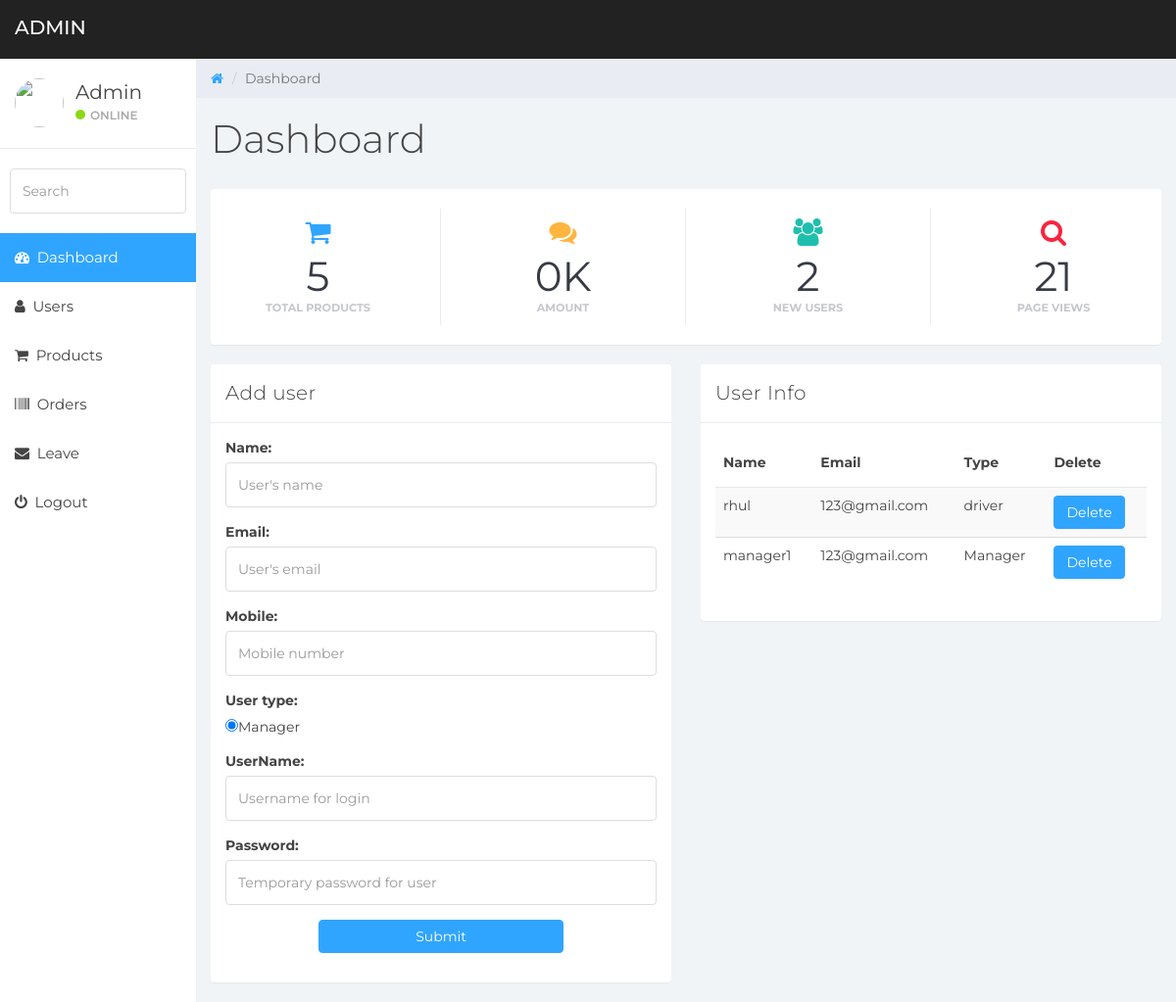
The app's page /devasom/devasom/admin/users.php with its own data.
### tables this page shows
CREATE TABLE IF NOT EXISTS `views` (
  `views` int(11) DEFAULT NULL
);

CREATE TABLE IF NOT EXISTS `employee` (
  `id` int(11) NOT NULL AUTO_INCREMENT,
  `name` text,
  `email` text,
  `mobile` text,
  `username` text,
  `password` text,
  `type` text,
  PRIMARY KEY (`id`)
);

### devasom/devasom/admin/users.php (the view, shortened to what this page needs)
<!DOCTYPE html>
<html>
<head>
	<link href="css/bootstrap.min.css" rel="stylesheet">
	<link href="css/font-awesome.min.css" rel="stylesheet">
	<link href="css/datepicker3.css" rel="stylesheet">
	<link href="css/styles.css" rel="stylesheet">
</head>
<body>
	<nav class="navbar navbar-custom navbar-fixed-top" role="navigation">
		<div class="container-fluid">
			<div class="navbar-header">
				<a class="navbar-brand" href="#"><span></span>Admin</a>
			</div>
		</div>
	</nav>
		<?php
			include('sidebar.php');
		?>
	<div class="col-sm-9 col-sm-offset-3 col-lg-10 col-lg-offset-2 main">
		<div class="row">
			<ol class="breadcrumb">
				<li><a href="#">
					<em class="fa fa-home"></em>
				</a></li>
				<li class="active">Dashboard</li>
			</ol>
		</div>
		<div class="row">
			<div class="col-lg-12">
				<h1 class="page-header">Dashboard</h1>
			</div>
		</div>
		<div class="panel panel-container">
		<?php
			require('details.php');
		?>
		</div>
		<div class="row">
			<div class="col-md-6">
				<div class="panel panel-default">
					<div class="panel-heading">Add user</div>
						<div class="panel-body">
						<form action="adduser.php" method="POST">
							<div class="form-group">
								<label>Name:</label>
							<input type="text" class="form-control" placeholder="User's name" name="uname" required id="uname">
							</div>
							<div class="form-group">
								<label>Email:</label>
							<input type="email" class="form-control" placeholder="User's email" name="uemail" required id="uemail">
							</div>
							<div class="form-group">
								<label>Mobile:</label>
						<input type="text" class="form-control" placeholder="Mobile number" name="umobile" required id="umobile">
							</div>
								<div class="form-group">
								<label>User type:</label><br>
								<input type="radio" name="utype" value="Manager"checked="true" >Manager
							</div>
						<div class="form-group">
								<label>UserName:</label>
						<input type="text" class="form-control" placeholder="Username for login" name="uusername" required id="uusername">
							</div>
							<div class="form-group">
								<label>Password:</label>
						<input type="text" class="form-control" placeholder="Temporary password for user" name="upassword" required id="upassword">
							</div>
						<div class="form-group">
						<center>
							<input type="submit" class="btn btn-primary" value="Submit" style="width:250px;">
						</center>
						</div>
						</form>
						</div>
				</div>
			</div>
	<div class="col-md-6">
			<div class="panel panel-default">
				<div class="panel-heading">User Info</div>
					<div class="panel-body">
								 <table class="table table-striped">
  								  <thead>
     									 <tr>
    									    <th>Name</th>
       									 <th>Email</th>
       									 <th>Type</th>
       									 <th>Delete</th>
     									 </tr>
   							 </thead>
    							 <tbody>
    							 <?php
    							 		require('database.php');
    							 		$sql4 = "select * from employee";
    							 		$result4 = mysqli_query($conn, $sql4);
    							 		while($row4=mysqli_fetch_array($result4)) {
			    							 echo '<form method="POST" action="deleteuser.php">';
   							 				   echo '<tr>';
	    											   echo '<td>';echo $row4['name'];echo'</td>';
 								             	   echo '<td>';echo $row4['email'];echo'</td>';
 								             	   echo '<td>';echo $row4['type'];echo'</td>';
 								             	                        		   echo '<td><button class="btn btn-primary" type="submit" value="';echo $row4['id'];
      	                        		   echo '"name="del"';echo $row4['id'];
      	                        		   echo '">Delete</button>';
      	                        		   echo '</td>';
                              		   echo '</tr>';
                              		   echo '</form>';
                          	    		  }
                          ?>
    						    </tbody>
  								 </table>
					</div>
			</div>
		</div>
	</div>
	</div>
</body>
</html>

### devasom/devasom/admin/details.php
<?php require('database.php');
	$sql="select * from product;";
	$sql2="select views from views;";
	$sql3="select * from employee";
	$result = mysqli_query($conn, $sql);
	$result2 = mysqli_query($conn, $sql2);
	$result3 = mysqli_query($conn, $sql3);
	$row=mysqli_num_rows($result);
	$row2=mysqli_fetch_array($result2);
	$row3=mysqli_num_rows($result3);
	$sql4 = "select * from total_made;";
	$result4 = mysqli_query($conn, $sql4);
	$row4 = mysqli_fetch_array($result4);
?>
<div class="row">
			<div class="col-xs-6 col-md-3 col-lg-3 no-padding">
				<div class="panel panel-teal panel-widget border-right">
					<div class="row no-padding"><em class="fa fa-xl fa-shopping-cart color-blue"></em>
						<div class="large"><?php echo $row; ?></div>
						<div class="text-muted">Total products</div>
					</div>
				</div>
			</div>
			<div class="col-xs-6 col-md-3 col-lg-3 no-padding">
				<div class="panel panel-blue panel-widget border-right">
					<div class="row no-padding"><em class="fa fa-xl fa-comments color-orange"></em>
						<div class="large"><?php  echo $row4['total']/1000;echo 'K'; ?></div>
						<div class="text-muted">Amount</div>
					</div>
				</div>
			</div>
			<div class="col-xs-6 col-md-3 col-lg-3 no-padding">
				<div class="panel panel-orange panel-widget border-right">
					<div class="row no-padding"><em class="fa fa-xl fa-users color-teal"></em>
						<div class="large"><?php echo $row3;  ?></div>
						<div class="text-muted">New Users</div>
					</div>
				</div>
			</div>
			<div class="col-xs-6 col-md-3 col-lg-3 no-padding">
				<div class="panel panel-red panel-widget ">
					<div class="row no-padding"><em class="fa fa-xl fa-search color-red"></em>
						<div class="large"><?php echo $row2['views']; ?></div>
						<div class="text-muted">Page Views</div>
					</div>
				</div>
			</div>
		</div>

### devasom/devasom/admin/css/styles.css (style rules this page uses)
body { background: #f1f4f7; padding-top: 60px; font-size: 14px; color: #444444; font-family: "Montserrat", "Helvetica Neue", Helvetica, Arial, sans-serif; }
a, a:hover, a:focus { color: #30a5ff; }
h1, h2, h3, h4, h5, h6 { color: #444444; }
h1 { font-weight: 300; font-size: 40px; }
.large { font-size: 2em; }
.text-muted { color: #c5c7cc; }
.color-blue { color: #30a5ff; }
.color-teal { color: #1ebfae; }
.color-orange { color: #ffb53e; }
.color-red { color: #f9243f; }
.no-padding { padding: 0; margin: 0; }
.fa-xl { font-size: 2em; }
input.form-control { border: 1px solid #ddd; box-shadow: none; height: 46px; }
.navbar-custom { background: #222; height: 60px; }
.navbar-header .navbar-brand { color: #fff; font-size: 20px; text-transform: uppercase; font-weight: 500; height: 60px; padding-top: 18px; }
.btn-primary, .btn-primary:hover, .btn-primary:focus, .btn-primary:active, .btn-primary.active, .open > .dropdown-toggle.btn-primary, .btn-primary.disabled, .btn-primary[disabled], fieldset[disabled] .btn-primary, .btn-primary.disabled:hover, .btn-primary[disabled]:hover, fieldset[disabled] .btn-primary:hover, .btn-primary.disabled:focus, .btn-primary[disabled]:focus, fieldset[disabled] .btn-primary:focus, .btn-primary.disabled:active, .btn-primary[disabled]:active, fieldset[disabled] .btn-primary:active, .btn-primary.disabled.active, .btn-primary[disabled].active, fieldset[disabled] .btn-primary.active { background-color: #30a5ff; border-color: #30a5ff; }
.panel { border: 0; }
.panel-container { padding-top: 20px; }
.panel-blue { background: #30a5ff; color: #fff; }
.panel-teal { background: #1ebfae; color: #fff; }
.panel-orange { background: #ffb53e; color: #fff; }
.panel-red { background: #f9243f; color: #fff; }
.panel-heading { font-size: 20px; font-weight: 300; letter-spacing: 0.025em; height: 60px; line-height: 38px; }
.panel-default .panel-heading { background: #fff; border-bottom: 1px solid #e9ecf2; color: #444444; }
.panel-widget { padding: 10px 0; position: relative; box-shadow: none; border-radius: 0; background: none; text-align: center; color: #333; }
.panel-widget .text-muted { margin-top: -6px; text-transform: uppercase; font-weight: bold; font-size: 0.8em; }
.panel-widget .large { color: #373b45; font-size: 3em; }
.border-right { border-right: 1px solid #dadbda; }
.panel .border-top, .panel .border-right, .panel .border-bottom, .panel .border-left { border-color: #e9ecf2; }
.navbar { border: 0; }
@media (min-width: 768px) { .navbar-header { width: 100%; } }
.breadcrumb { border-radius: 0; padding: 10px 15px 10px 15px; background: #e9ecf2; margin: 0; }
h1.page-header { margin-top: 20px; border-bottom: 0; }
.table { background: #fff; }
.table > thead > tr > th { border-bottom: 1px solid #e6e7e8; vertical-align: middle; height: 50px; }

### records on screen
views: views "21"
employee: name "rhul", email "123@gmail.com", type "driver", $row4['id'] 7 (drawn)
employee: name "manager1", email "123@gmail.com", type "Manager", $row4['id'] 8 (drawn)

### other values on screen
$row "5"
$row4['total']/1000 "0"
$row3 "2"
